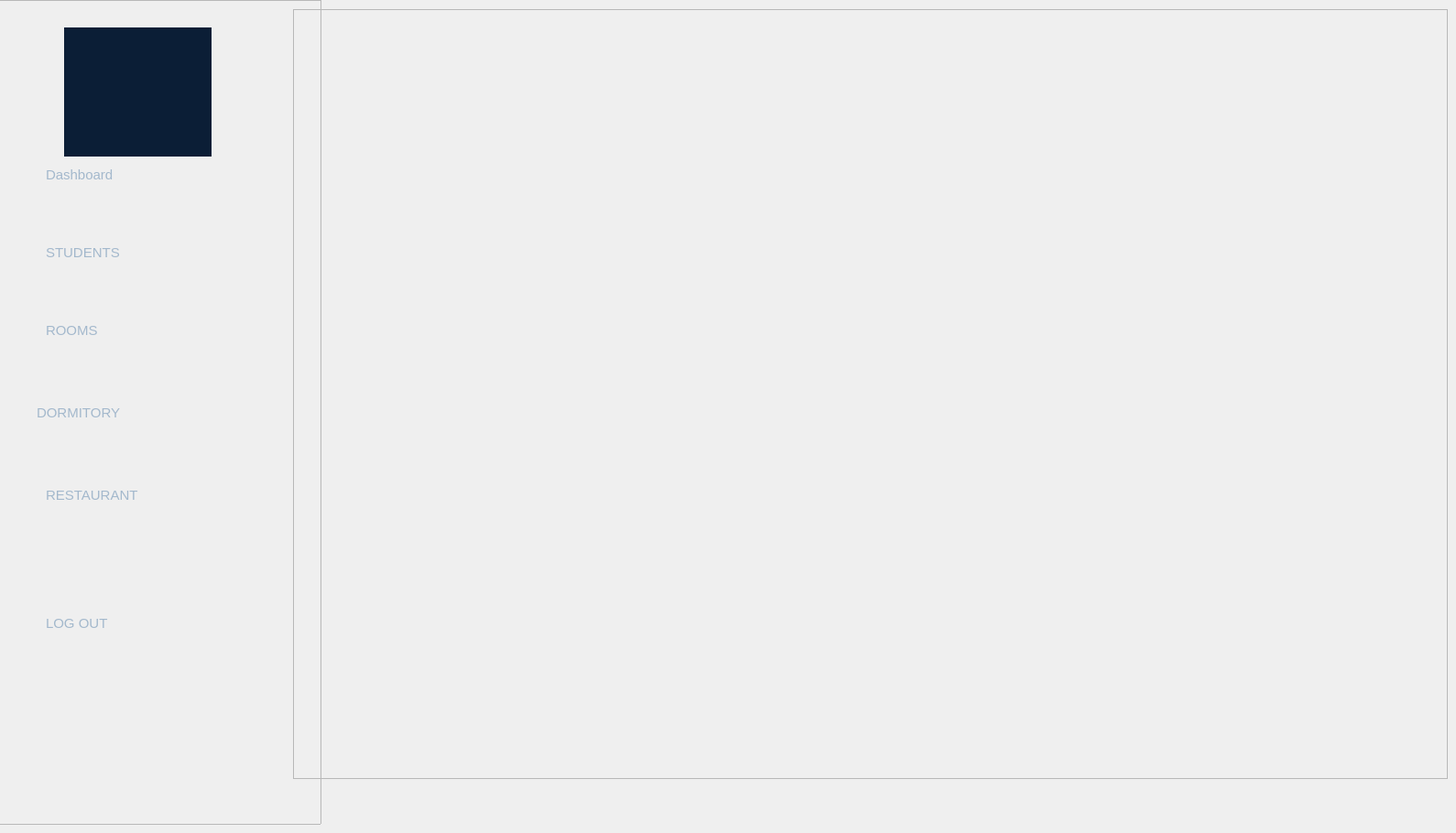
        <widget class="QWidget" name="home_3">
         <widget class="QFrame" name="frame_5">
          <property name="geometry">
           <rect>
            <x>320</x>
            <y>10</y>
            <width>1261</width>
            <height>841</height>
           </rect>
          </property>
          <property name="frameShape">
           <enum>QFrame::Shape::StyledPanel</enum>
          </property>
          <property name="frameShadow">
           <enum>QFrame::Shadow::Raised</enum>
          </property>
          <widget class="QLabel" name="label_6">
           <property name="geometry">
            <rect>
             <x>30</x>
             <y>-30</y>
             <width>1181</width>
             <height>821</height>
            </rect>
           </property>
           <property name="text">
            <string/>
           </property>
           <property name="pixmap">
            <pixmap resource="resources.qrc">:/images/.qtcreator/ChatGPT Image 19 juin 2026, 23_52_17.png</pixmap>
           </property>
           <property name="scaledContents">
            <bool>true</bool>
           </property>
          </widget>
         </widget>
         <widget class="QFrame" name="sidebarFrame_5">
          <property name="geometry">
           <rect>
            <x>-10</x>
            <y>0</y>
            <width>361</width>
            <height>901</height>
           </rect>
          </property>
          <property name="styleSheet">
           <string notr="true">#sidebarFrame {
	background-color: rgb(0, 0, 54);
	
   
    border: none;
}
QPushButton {
    color: #ffffff;
    font-family: &quot;Segoe UI&quot;;
    font-size: 11pt;
    text-align: left;
    padding: 12px 20px;
    border: none;
    border-radius: 8px;
    background-color: transparent;
}
QPushButton:hover {
    background-color: #162e4e;
}
/* Active / Pressed State (like the Dashboard button in the image) */
QPushButton:checked, QPushButton:pressed {
    background-color: #123769;
    font-weight: bold;
}</string>
          </property>
          <property name="frameShape">
           <enum>QFrame::Shape::StyledPanel</enum>
          </property>
          <property name="frameShadow">
           <enum>QFrame::Shadow::Raised</enum>
          </property>
          <widget class="QPushButton" name="btn_dashboard_5">
           <property name="geometry">
            <rect>
             <x>40</x>
             <y>160</y>
             <width>291</width>
             <height>61</height>
            </rect>
           </property>
           <property name="styleSheet">
            <string notr="true">QPushButton {
    color: #a3b8cc;
    font-family: &quot;Segoe UI&quot;, sans-serif;
    font-size: 11pt;
    padding: 12px 20px;
    border: none;
    border-radius: 8px;
    background-color: transparent;
}

QPushButton:hover {
    color: #ffffff;
    background-color: #0c2343;
}

/* This rule handles the button that is currently clicked/active */
QPushButton:checked {
    color: #ffffff;
    font-weight: 600;
    background-color: #123769; /* The prominent blue selection color from the image */
}</string>
           </property>
           <property name="text">
            <string>Dashboard</string>
           </property>
           <property name="checkable">
            <bool>true</bool>
           </property>
           <property name="autoExclusive">
            <bool>true</bool>
           </property>
          </widget>
          <widget class="QPushButton" name="btn_room_5">
           <property name="geometry">
            <rect>
             <x>40</x>
             <y>330</y>
             <width>291</width>
             <height>61</height>
            </rect>
           </property>
           <property name="styleSheet">
            <string notr="true">QPushButton {
    color: #a3b8cc;
    font-family: &quot;Segoe UI&quot;, sans-serif;
    font-size: 11pt;
    padding: 12px 20px;
    border: none;
    border-radius: 8px;
    background-color: transparent;
}

QPushButton:hover {
    color: #ffffff;
    background-color: #0c2343;
}

/* This rule handles the button that is currently clicked/active */
QPushButton:checked {
    color: #ffffff;
    font-weight: 600;
    background-color: #123769; /* The prominent blue selection color from the image */
}</string>
           </property>
           <property name="text">
            <string>ROOMS</string>
           </property>
          </widget>
          <widget class="QPushButton" name="btn_dormitory_5">
           <property name="geometry">
            <rect>
             <x>30</x>
             <y>420</y>
             <width>291</width>
             <height>61</height>
            </rect>
           </property>
           <property name="styleSheet">
            <string notr="true">QPushButton {
    color: #a3b8cc;
    font-family: &quot;Segoe UI&quot;, sans-serif;
    font-size: 11pt;
    padding: 12px 20px;
    border: none;
    border-radius: 8px;
    background-color: transparent;
}

QPushButton:hover {
    color: #ffffff;
    background-color: #0c2343;
}

/* This rule handles the button that is currently clicked/active */
QPushButton:checked {
    color: #ffffff;
    font-weight: 600;
    background-color: #123769; /* The prominent blue selection color from the image */
}</string>
           </property>
           <property name="text">
            <string>DORMITORY</string>
           </property>
          </widget>
          <widget class="QPushButton" name="btn_restaurant_5">
           <property name="geometry">
            <rect>
             <x>40</x>
             <y>510</y>
             <width>291</width>
             <height>61</height>
            </rect>
           </property>
           <property name="styleSheet">
            <string notr="true">QPushButton {
    color: #a3b8cc;
    font-family: &quot;Segoe UI&quot;, sans-serif;
    font-size: 11pt;
    padding: 12px 20px;
    border: none;
    border-radius: 8px;
    background-color: transparent;
}

QPushButton:hover {
    color: #ffffff;
    background-color: #0c2343;
}

/* This rule handles the button that is currently clicked/active */
QPushButton:checked {
    color: #ffffff;
    font-weight: 600;
    background-color: #123769; /* The prominent blue selection color from the image */
}</string>
           </property>
           <property name="text">
            <string>RESTAURANT</string>
           </property>
          </widget>
          <widget class="QPushButton" name="btn_logout_5">
           <property name="geometry">
            <rect>
             <x>40</x>
             <y>650</y>
             <width>291</width>
             <height>61</height>
            </rect>
           </property>
           <property name="styleSheet">
            <string notr="true">QPushButton {
    color: #a3b8cc;
    font-family: &quot;Segoe UI&quot;, sans-serif;
    font-size: 11pt;
    padding: 12px 20px;
    border: none;
    border-radius: 8px;
    background-color: transparent;
}

QPushButton:hover {
    color: #ffffff;
    background-color: #0c2343;
}

/* This rule handles the button that is currently clicked/active */
QPushButton:checked {
    color: #ffffff;
    font-weight: 600;
    background-color: #123769; /* The prominent blue selection color from the image */
}</string>
           </property>
           <property name="text">
            <string>LOG OUT</string>
           </property>
          </widget>
          <widget class="QPushButton" name="pushButton_5">
           <property name="geometry">
            <rect>
             <x>40</x>
             <y>250</y>
             <width>271</width>
             <height>51</height>
            </rect>
           </property>
           <property name="styleSheet">
            <string notr="true">QPushButton {
    color: #a3b8cc;
    font-family: &quot;Segoe UI&quot;, sans-serif;
    font-size: 11pt;
    padding: 12px 20px;
    border: none;
    border-radius: 8px;
    background-color: transparent;
}

QPushButton:hover {
    color: #ffffff;
    background-color: #0c2343;
}

/* This rule handles the button that is currently clicked/active */
QPushButton:checked {
    color: #ffffff;
    font-weight: 600;
    background-color: #123769; /* The prominent blue selection color from the image */
}</string>
           </property>
           <property name="text">
            <string>STUDENTS</string>
           </property>
          </widget>
          <widget class="QLabel" name="label_7">
           <property name="geometry">
            <rect>
             <x>80</x>
             <y>30</y>
             <width>161</width>
             <height>141</height>
            </rect>
           </property>
           <property name="styleSheet">
            <string notr="true">background-color: #0b1e36;</string>
           </property>
           <property name="text">
            <string/>
           </property>
           <property name="pixmap">
            <pixmap resource="resources.qrc">:/images/.qtcreator/ChatGPT Image 20 juin 2026, 00_30_51.png</pixmap>
           </property>
          </widget>
         </widget>
        </widget>
